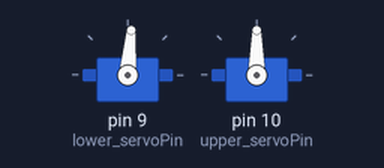
Recording of a sketch running on a simulated Arduino Uno, built with avr-gcc and run on an emulated ATmega328P. Parts: 2 × servo.

Above: at 0.05 s.
At 2.05 s:
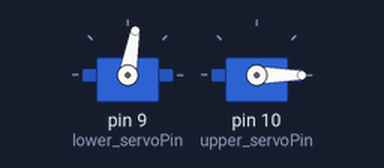
At 4.0 s:
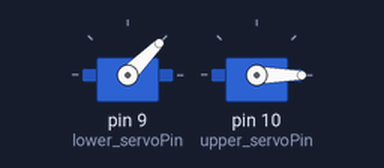
Timing chart, 0 to 5.2 s (numbered marks = the images above):
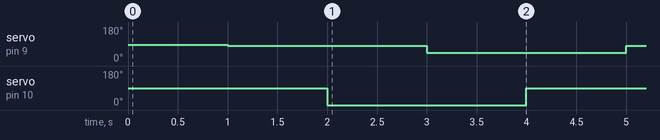

The sketch:

ClimbMaster_ForwardGriping_Motion.ino
```cpp
#include <Servo.h>

Servo lower_servo; // Servo object for motor connected to pin 9
Servo upper_servo; // Servo object for motor connected to pin 10

const int lower_servoPin = 9; // Pin for servo motor 1
const int upper_servoPin = 10; // Pin for servo motor 2

void setup() {
  lower_servo.attach(lower_servoPin); // Attaching lower_servo object to pin 9
  upper_servo.attach(upper_servoPin); // Attaching upper_servo object to pin 10
  lower_servo.write(85);
}
void loop() {
  upper_servo.write(90);
  delay(1000);
  lower_servo.write(80);
  delay(1000);
  upper_servo.write(0);
  delay(1000);
  lower_servo.write(45);
  delay(1000);
}
```

Measured:
- by itself, servo on pin 9 (lower_servoPin): alternates 80° for 2.0 s and 45° for 2.0 s
- by itself, servo on pin 10 (upper_servoPin): alternates 90° for 2.0 s and 0° for 2.0 s
